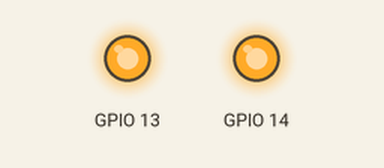
The program below on a simulated ESP32. Shown: output pins drawn as LEDs (lit = HIGH).

Above: at 0.1 s.
Timing chart, 0 to 1.6 s (numbered marks = the images above):
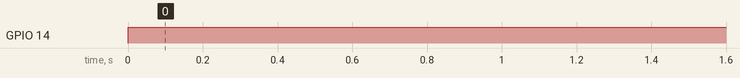

The program:

main.cpp
```cpp
#include <arduino.h>
#include <stdio.h>
#include "freertos/FreeRTOS.h"
#include "freertos/task.h"
#include "driver/uart.h"
#include "driver/gpio.h"
#include "sdkconfig.h"

/**
 * This is an example which echos any data it receives on configured UART back to the sender,
 * with hardware flow control turned off. It does not use UART driver event queue.
 *
 * - Port: configured UART
 * - Receive (Rx) buffer: on
 * - Transmit (Tx) buffer: off
 * - Flow control: off
 * - Event queue: off
 * - Pin assignment: see defines below (See Kconfig)
 */


void uart_init(int baudRate, int tx_io_num, int rx_io_num, uart_port_t uart_num)
{
    #define BUF_SIZE 1024

    #if CONFIG_UART_ISR_IN_IRAM
      intr_alloc_flags = ESP_INTR_FLAG_IRAM;
    #endif

    uart_config_t uart_config =
    {
      .baud_rate = baudRate,
      .data_bits = UART_DATA_8_BITS,
      .parity    = UART_PARITY_DISABLE,
      .stop_bits = UART_STOP_BITS_1,
      .flow_ctrl = UART_HW_FLOWCTRL_DISABLE,
    };

   /* Configure parameters of an UART driver,
   * communication pins and install the driver */
   int intr_alloc_flags = 0;
   uart_driver_install(uart_num, BUF_SIZE * 2, 0, 0, NULL, intr_alloc_flags);
   uart_param_config(uart_num, &uart_config);
   uart_set_pin(uart_num, tx_io_num, rx_io_num, UART_PIN_NO_CHANGE, UART_PIN_NO_CHANGE);

}

char* uartData()
{
    uint8_t *data = (uint8_t *) malloc(BUF_SIZE);
    int len = uart_read_bytes(UART_NUM_0, data, BUF_SIZE, 20 / portTICK_RATE_MS);

    if (len > 0) {
      data[len] = 0;
      uart_write_bytes(UART_NUM_0, (const char *) data, len);
      char* output = (char *) data;
      free(data);
      return output;
    }

    return nullptr;
}


void setup()
{
  uart_init(115200, GPIO_NUM_1, GPIO_NUM_3, UART_NUM_0);
  pinMode(13,OUTPUT);
  pinMode(14,OUTPUT);
}

void loop()
{

  //char *teste = uartData();

  digitalWrite(13,HIGH);
  digitalWrite(14,HIGH);

  vTaskDelay(100 / portTICK_PERIOD_MS);
}
```

Measured:
- by itself, GPIO 14: LOW → HIGH at 0.00 s
